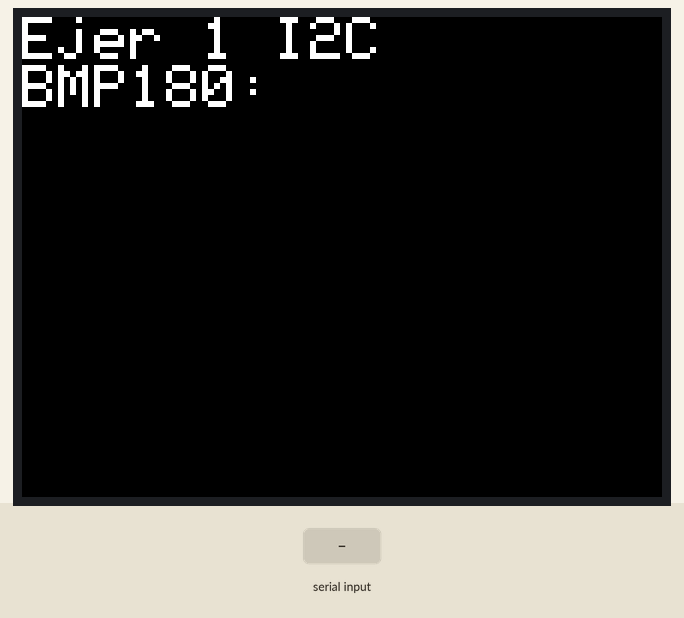
A sketch run on a simulated ESP32. On the bench: 320×240 colour display. The test bench sets the inputs (shaded band). What the sketch prints to the serial monitor is not drawn.

Above: at 1.3 s.

The sketch:

Ejer_1_I2C.ino
```cpp
/* Ejer. 1 I2C */

#include <M5Stack.h>
//#include "Wire.h"
#define BMP180_I2CADDR 0x77
#define BMP180_CONTROL 0xF4
#define BMP180_DATA 0xF6
#define BMP180_IDREG 0xD0
#define SDA 21
#define SCL 22

// Declaración de la función
uint8_t read_1byte(int device_addr, int read_addr);

void setup() {
  M5.begin();
  Serial.begin(115200);
  M5.Lcd.setTextSize(3);
  M5.Lcd.printf("Ejer 1 I2C \r\n");
  M5.Lcd.printf("BMP180:\r\n");
  Serial.println("  ");
  Serial.println("------------------------------------");
  Serial.println("Ejer. 1: leer registro de  BMP180");
  Serial.println("------------------------------------");

  // Configura pines I2C como master


}

void loop() {
  // put your main code here, to run repeatedly:
  M5.BtnA.read();
  //M5.update();
  uint8_t data;
  if (M5.BtnA.wasPressed()) {
    data = read_1byte(BMP180_I2CADDR, BMP180_IDREG);
    Serial.print("BMP180_ID = 0x");
    Serial.println(data, HEX);
  }
  if (Serial.available() > 0) {
    char ch = Serial.read();
    if (ch == 'A') {
      data = read_1byte(BMP180_I2CADDR, BMP180_IDREG);
      Serial.print("BMP180_ID = 0x");
      Serial.println(data, HEX);
    }
  }
}


uint8_t read_1byte(int device_addr, int read_addr) {
  uint8_t ret;
  // 1ª FASE: Escribir la dirección del registro que se quiere leer


  // 2ª FASE: Leer el registro


  return ret;
}
```
